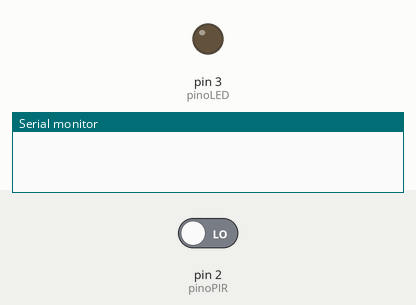
This sketch was run on a simulated Arduino Uno, built with avr-gcc and run on an emulated ATmega328P. Parts: output pins drawn as LEDs (lit = HIGH), the last lines printed to the serial monitor. The test bench sets the inputs (shaded band); at power-on: pin 2 (pinoPIR) LOW.

Above: at 1.2 s.
1.3 s: pin 2 (pinoPIR) driven HIGH
At 1.7 s:
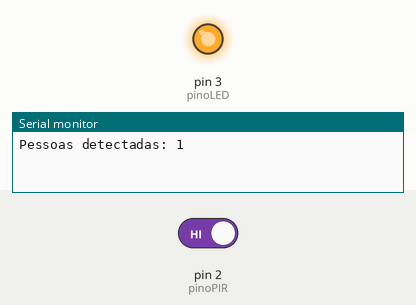
Timing chart, 0 to 4.3 s (numbered marks = the images above; inputs shaded):
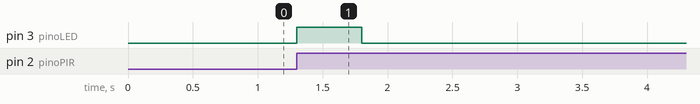

Measured:
- after the input at 1.3 s, pin 3 (pinoLED): LOW → HIGH at once, → LOW 0.50 s later

The sketch:

EX5.ino
```cpp
int pinoPIR = 2;
int pinoLED = 3;
int contador = 0;
bool movimentoAnterior = LOW;

void setup() {
  pinMode(pinoPIR, INPUT);
  pinMode(pinoLED, OUTPUT);
  Serial.begin(9600);
}

void loop() {
  int movimento = digitalRead(pinoPIR);

  if (movimento == HIGH && movimentoAnterior == LOW) {
    contador++;
    Serial.print("Pessoas detectadas: ");
    Serial.println(contador);
    digitalWrite(pinoLED, HIGH);
    delay(500);
  } else {
    digitalWrite(pinoLED, LOW);
  }

  movimentoAnterior = movimento;
}
```
